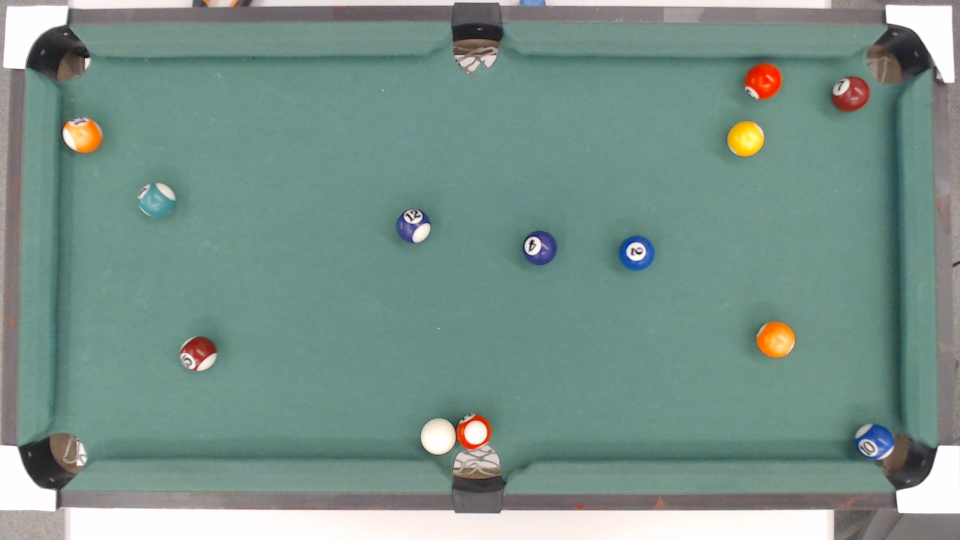
#> input picture Fotos_Mesa_Sinuca/Mesa_Sinuca_Color_4.jpg, 1920 x 1080 px, found by its file name (shown at 1/2 size)
$ python posicao_bola_branca.py
#> lines starting #> are read from the running program, lines starting #| are printed output that depends on the picture; after the words box and inside, x2 and y2 are one past the last pixel; in counts of white or black regions, pixels touching at a corner belong together
### posicao_cantos.py
import cv2
import matplotlib.pyplot as plt
import numpy as np


# [19 lines of commented-out code are left out]

def cantos(img_in_gray):
    # Cortando a parte útil da imagem em escala de cinza
    img_cortada = img_in_gray[1:1028, :]

    # Filtro para identificar a bola branca
    img_bin = (np.where(img_cortada > 220, 255, 0)).astype(np.uint8)

    # [31 lines of commented-out code are left out]
    posicoes = {
        'superior esquerda': None,
        'inferior esquerda': None,
        'superior direita': None,
        'inferior direita': None
    }
    # Dimensões da imagem cortada
    h, w = img_cortada.shape
    # print(f'Dimensões da imagem cortada: altura={h}, largura={w}')

    # Loop unificado para busca
    lista_posicoes = []
    for y in range(h):
        for x in range(w):
            if img_bin[y, x] == 255:
                if y < 40 and x < 40 and not posicoes['superior esquerda']:
                    posicoes['superior esquerda'] = (x, y)
                    lista_posicoes.append((x, y))
                if y >= 1010 and x < 40 and not posicoes['inferior esquerda']:
                    posicoes['inferior esquerda'] = (x, y)
                    lista_posicoes.append((x, y))
                if y < 40 and x > 1895 and not posicoes['superior direita']:
                    posicoes['superior direita'] = (x, y)
                    lista_posicoes.append((x, y))
                if y >= 1010 and x > 1895 and not posicoes['inferior direita']:
                    posicoes['inferior direita'] = (x, y)
                    lista_posicoes.append((x, y))

    # # Impressão formatada das posições
    # for key, value in posicoes.items():
    #     print(f'Primeira posição branca na parte {key}: {value}')
    return lista_posicoes

# print(cantos(img_in_gray)[0][0])

# # Plota as imagens
# fig, axs = plt.subplots(1, 2, figsize=(12, 4))
# axs[0].imshow(cv2.cvtColor(img_in_color, cv2.COLOR_BGR2RGB))
# axs[0].set_title('Imagem de Entrada')
# axs[1].imshow(cv2.cvtColor(img_blob, cv2.COLOR_GRAY2RGB))
# axs[1].set_title('Imagem de Saída')
# plt.show()

### rotacao_img.py
import cv2
import matplotlib.pyplot as plt
import numpy as np
from posicao_cantos import *

# # # # # Caminho para a imagem
# caminho_img = "visao_Robotica\Fotos_Mesa_Sinuca\Mesa_Sinuca_Color_1.jpg"

# img_in_gray = cv2.imread(caminho_img, cv2.IMREAD_GRAYSCALE)


def rotaciona_img(img_in_gray):

    # [11 lines of commented-out code are left out]
    x0 = cantos(img_in_gray)[0][0]
    y0 = cantos(img_in_gray)[0][1]
    x1 = cantos(img_in_gray)[1][0]
    y1 = cantos(img_in_gray)[1][1]
    x2 = cantos(img_in_gray)[2][0]
    y2 = cantos(img_in_gray)[2][1]
    x3 = cantos(img_in_gray)[3][0]
    y3 = cantos(img_in_gray)[3][1]

    coef_p = 1920/0.69
    coef_p = 1920/0.69


    # Coeficiente que transforma de distância(m) para pixel


    # Pontos Conhecidos da imagem Restaurada
    u0 = 0*coef_p
    v0 = 0*coef_p
    u1 = 0.69*coef_p
    v1 = 0*coef_p
    u2 = 0*coef_p
    v2 = 0.37*coef_p
    u3 = 0.69*coef_p
    v3 = 0.37*coef_p

    # Conversão de imagem
    TH = np.array([[x0, y0, 1, 0, 0, 0, -x0*u0, -y0*u0],
                [x1, y1, 1, 0, 0, 0, -x1*u1, -y1*u1],
                [x2, y2, 1, 0, 0, 0, -x2*u2, -y2*u2],
                [x3, y3, 1, 0, 0, 0, -x3*u3, -y3*u3],
                [0, 0, 0, x0, y0, 1, -x0*v0, -y0*v0],
                [0, 0, 0, x1, y1, 1, -x1*v1, -y1*v1],
                [0, 0, 0, x2, y2, 1, -x2*v2, -y2*v2],
                [0, 0, 0, x3, y3, 1, -x3*v3, -y3*v3]], dtype=np.float64)

    # Inversa
    TH_inv =  np.linalg.inv(TH)

    # Matriz u v
    matriz_uv = np.array([[u0],
                          [u1],
                          [u2],
                          [u3],
                          [v0],
                          [v1],
                          [v2],
                          [v3]], dtype=np.float64)

    # Tranformada resultante  ab (transformada responsável por sair da img distorcida para correta)
    matriz_ab = np.matmul(TH_inv, matriz_uv)

    # Tranformada resultate  em forma de array(matriz)
    TH_resultante = np.array([[matriz_ab[0], matriz_ab[1], matriz_ab[2]],
                              [matriz_ab[3], matriz_ab[4], matriz_ab[5]],
                              [matriz_ab[6], matriz_ab[7],            1]], dtype=np.float64)


    # # Definição do tamanho da matriz da imagem
    # img_cortada = img_in_gray[:, :]

    (h, w) = img_in_gray.shape

    # Criando imagens com intensidade branca
    img_out = np.ones((h,w), dtype=np.uint8)*255

    # Preciso ir do p1 para o p0
    TH_inv_rev = np.linalg.inv(TH_resultante)

    # "For" responsável por fazer a tranformada
    for u in range(w):
        for v in range(h):


            p1= np.array( [ u, v, 1 ])
            p0 = np.matmul(TH_inv_rev, p1)

            x = int(p0[0]/p0[2]) # divido por w para garantir que seja 1 o último valor [x, y, w=1]
            y = int(p0[1]/p0[2])

            if (x>=0) and (x<w) and (y>=0) and (y<h):
                img_out[v,u] = img_in_gray[y,x]    # Y e V sao as linhas; X e U sao as colunas

    # Recorta a imagem do tamanho da mesa
    img_cortada_out = img_out[:1036, :] # y - x

    return img_cortada_out


# # # # Criação do plot
# fig, axs = plt.subplots(1, 2, figsize=(12, 4))


# axs[0].imshow(img_in_gray, cmap='gray', vmin=0, vmax=255)
# axs[0].set_title('img_cortada')

# axs[1].imshow(rotaciona_img(img_in_gray), cmap='gray', vmin=0, vmax=255)
# axs[1].set_title('img rotacionada')
# plt.show()


### posicao_bola_branca.py
import cv2
import matplotlib.pyplot as plt
import numpy as np

from rotacao_img import *

# Função que Seleciona o Blob da imagem
def selectBlob(img_in, keypoints):
	num_labels, labels = cv2.connectedComponents(img_in)
	img_out = np.zeros_like(img_in, dtype = np.uint8)
	if len(keypoints) > 0:
		for KP in keypoints:
			line = int(KP.pt[0])
			column = int(KP.pt[1])
			selected_label = labels[column, line]
			img_label = np.where(labels == selected_label, 255, 0).astype('uint8')
			img_out = np.bitwise_or(img_out, img_label)

	return img_out


# Caminho para a imagem
caminho_img = "Fotos_Mesa_Sinuca\Mesa_Sinuca_Color_4.jpg"

# Carregando a imagem colorida
img_in_color = cv2.imread(caminho_img, cv2.IMREAD_COLOR)
#> img_in_color is the input picture: shape (1080, 1920, 3); mean B, G, R 138.5, 146.1, 121

# Carregando a imagem em escala de cinza
img_in_gray = cv2.imread(caminho_img, cv2.IMREAD_GRAYSCALE)
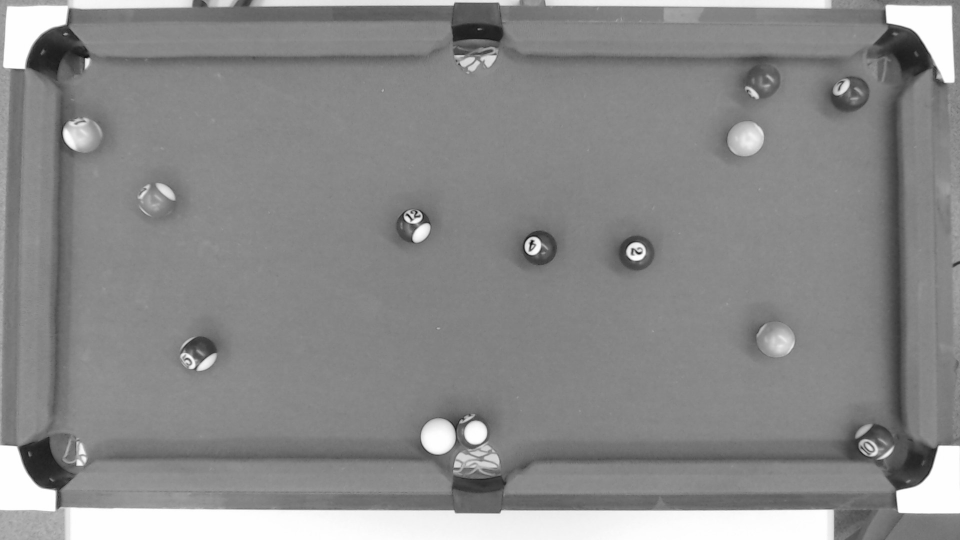
#> img_in_gray: shape (1080, 1920) (shown at 1/2 size); min 4, max 255, mean 137.7

# Img rotacionada e cortada
img_cortada = rotaciona_img(img_in_gray)#[22:1006,20:1875]
#> in cantos, `img_cortada = img_in_gray[1:1028, :]`:
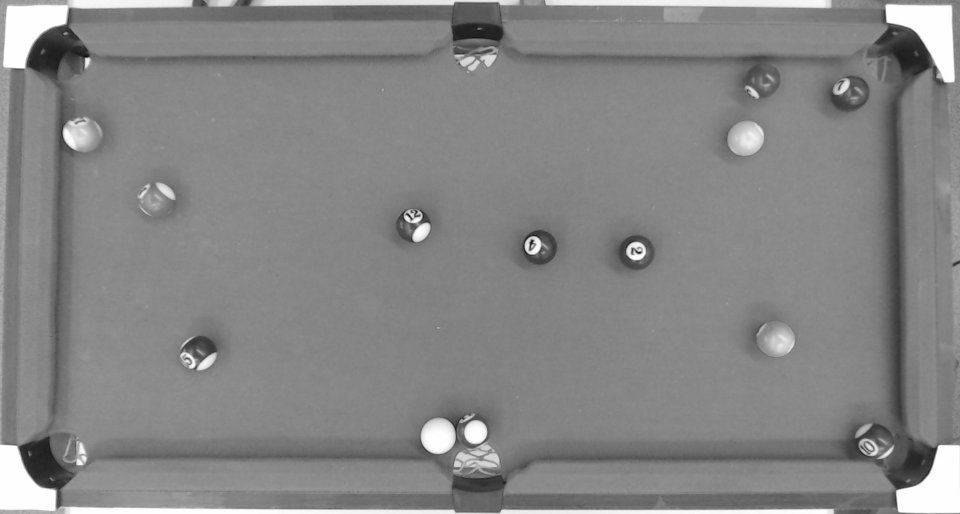
#> img_cortada: shape (1027, 1920) (shown at 1/2 size); min 4, max 255, mean 133.2
#> in cantos, `img_bin = (np.where(img_cortada > 220, 255, 0)).astype(np.uint8)`:
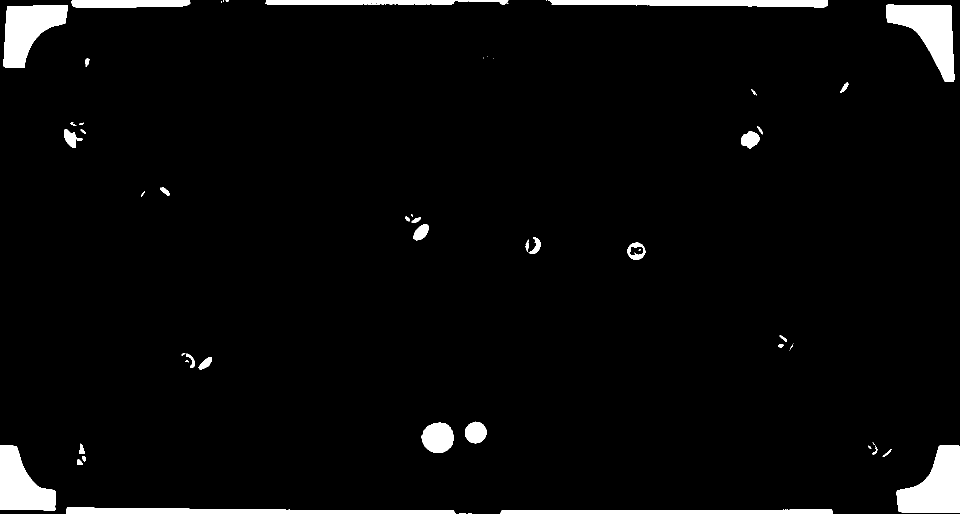
#> img_bin: shape (1027, 1920) (shown at 1/2 size); 3.8% white; 61 white regions (22 under 20 px), largest, box (x1, y1, x2, y2) and area: (1793, 891, 1920, 1026) 11105, (1772, 9, 1909, 164) 10500, (7, 10, 136, 136) 9654
#> in rotaciona_img, `x0 = cantos(img_in_gray)[0][0]`: x0 = 1896
#> in rotaciona_img, `y0 = cantos(img_in_gray)[0][1]`: y0 = 11
#> in rotaciona_img, `x1 = cantos(img_in_gray)[1][0]`: x1 = 15
#> in rotaciona_img, `y1 = cantos(img_in_gray)[1][1]`: y1 = 12
#> in rotaciona_img, `x2 = cantos(img_in_gray)[2][0]`: x2 = 0
#> in rotaciona_img, `y2 = cantos(img_in_gray)[2][1]`: y2 = 1010
#> in rotaciona_img, `x3 = cantos(img_in_gray)[3][0]`: x3 = 1896
#> (the run stopped early here; a loop or call above may not have finished)
